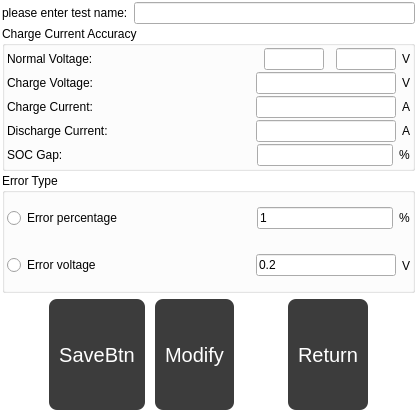
<?xml version="1.0" encoding="UTF-8"?>
<ui version="4.0">
 <class>VoltageAccuracyTestDialog</class>
 <widget class="QDialog" name="VoltageAccuracyTestDialog">
  <property name="geometry">
   <rect>
    <x>0</x>
    <y>0</y>
    <width>417</width>
    <height>416</height>
   </rect>
  </property>
  <property name="windowTitle">
   <string>VoltageAccuracyTestDialog</string>
  </property>
  <property name="windowIcon">
   <iconset resource="batteryplatform.qrc">
    <normaloff>:/res/res/battery.png</normaloff>:/res/res/battery.png</iconset>
  </property>
  <property name="styleSheet">
   <string notr="true">QPushButton {
	
	background-color: rgb(60, 60, 60);
    border-radius: 8px;
    padding: 10px 10px;
    text-align: center;
    text-decoration: none;
    font-size: 20px;
    margin: 4px 2px;
    color: white;
}
QPushButton:hover {   
	
	background-color: rgb(0, 0, 0);
}
QPushButton:pressed {
    padding-left:13px;
    /*上内边距为3像素，让按下时字向下移动3像素*/  
    padding-top:13px;
}
QDialog#VoltageAccuracyTestDialog{	
	background-color: rgb(255, 255, 255);
}</string>
  </property>
  <layout class="QVBoxLayout" name="verticalLayout_2">
   <property name="spacing">
    <number>2</number>
   </property>
   <property name="leftMargin">
    <number>2</number>
   </property>
   <property name="topMargin">
    <number>2</number>
   </property>
   <property name="rightMargin">
    <number>2</number>
   </property>
   <property name="bottomMargin">
    <number>2</number>
   </property>
   <item>
    <layout class="QHBoxLayout" name="horizontalLayout_4">
     <item>
      <widget class="QLabel" name="label_2">
       <property name="sizePolicy">
        <sizepolicy hsizetype="Preferred" vsizetype="Fixed">
         <horstretch>0</horstretch>
         <verstretch>0</verstretch>
        </sizepolicy>
       </property>
       <property name="styleSheet">
        <string notr="true">font: 12pt &quot;微软雅黑&quot;;</string>
       </property>
       <property name="text">
        <string>please enter test name:</string>
       </property>
      </widget>
     </item>
     <item>
      <widget class="QLineEdit" name="lineEdit_testname">
       <property name="styleSheet">
        <string notr="true">font: 12pt &quot;微软雅黑&quot;;</string>
       </property>
       <property name="text">
        <string/>
       </property>
      </widget>
     </item>
    </layout>
   </item>
   <item>
    <widget class="QGroupBox" name="groupBox_4">
     <property name="styleSheet">
      <string notr="true">font: 12pt &quot;微软雅黑&quot;;</string>
     </property>
     <property name="title">
      <string>Charge Current Accuracy</string>
     </property>
     <layout class="QVBoxLayout" name="verticalLayout_3">
      <property name="spacing">
       <number>2</number>
      </property>
      <property name="leftMargin">
       <number>2</number>
      </property>
      <property name="topMargin">
       <number>2</number>
      </property>
      <property name="rightMargin">
       <number>2</number>
      </property>
      <property name="bottomMargin">
       <number>2</number>
      </property>
      <item>
       <layout class="QHBoxLayout" name="horizontalLayout_25">
        <item>
         <widget class="QLabel" name="label_6">
          <property name="text">
           <string>Normal Voltage:</string>
          </property>
         </widget>
        </item>
        <item>
         <widget class="QLineEdit" name="lineEdit_min_voltage">
          <property name="sizePolicy">
           <sizepolicy hsizetype="Expanding" vsizetype="Fixed">
            <horstretch>0</horstretch>
            <verstretch>0</verstretch>
           </sizepolicy>
          </property>
          <property name="minimumSize">
           <size>
            <width>60</width>
            <height>0</height>
           </size>
          </property>
          <property name="maximumSize">
           <size>
            <width>60</width>
            <height>16777215</height>
           </size>
          </property>
          <property name="inputMask">
           <string/>
          </property>
          <property name="placeholderText">
           <string/>
          </property>
         </widget>
        </item>
        <item>
         <spacer name="horizontalSpacer_4">
          <property name="orientation">
           <enum>Qt::Horizontal</enum>
          </property>
          <property name="sizeType">
           <enum>QSizePolicy::Fixed</enum>
          </property>
          <property name="sizeHint" stdset="0">
           <size>
            <width>6</width>
            <height>20</height>
           </size>
          </property>
         </spacer>
        </item>
        <item>
         <widget class="QLineEdit" name="lineEdit_max_voltage">
          <property name="sizePolicy">
           <sizepolicy hsizetype="Expanding" vsizetype="Fixed">
            <horstretch>0</horstretch>
            <verstretch>0</verstretch>
           </sizepolicy>
          </property>
          <property name="minimumSize">
           <size>
            <width>60</width>
            <height>0</height>
           </size>
          </property>
          <property name="maximumSize">
           <size>
            <width>60</width>
            <height>16777215</height>
           </size>
          </property>
          <property name="inputMask">
           <string/>
          </property>
          <property name="placeholderText">
           <string/>
          </property>
         </widget>
        </item>
        <item>
         <widget class="QLabel" name="label_23">
          <property name="sizePolicy">
           <sizepolicy hsizetype="Fixed" vsizetype="Preferred">
            <horstretch>0</horstretch>
            <verstretch>0</verstretch>
           </sizepolicy>
          </property>
          <property name="text">
           <string>V</string>
          </property>
         </widget>
        </item>
       </layout>
      </item>
      <item>
       <layout class="QHBoxLayout" name="horizontalLayout_22">
        <item>
         <widget class="QLabel" name="label_3">
          <property name="text">
           <string>Charge Voltage:</string>
          </property>
         </widget>
        </item>
        <item>
         <widget class="QLineEdit" name="lineEdit_voltage">
          <property name="sizePolicy">
           <sizepolicy hsizetype="Expanding" vsizetype="Fixed">
            <horstretch>0</horstretch>
            <verstretch>0</verstretch>
           </sizepolicy>
          </property>
          <property name="minimumSize">
           <size>
            <width>140</width>
            <height>0</height>
           </size>
          </property>
          <property name="maximumSize">
           <size>
            <width>140</width>
            <height>16777215</height>
           </size>
          </property>
          <property name="inputMask">
           <string/>
          </property>
          <property name="placeholderText">
           <string/>
          </property>
         </widget>
        </item>
        <item>
         <widget class="QLabel" name="label_18">
          <property name="sizePolicy">
           <sizepolicy hsizetype="Fixed" vsizetype="Preferred">
            <horstretch>0</horstretch>
            <verstretch>0</verstretch>
           </sizepolicy>
          </property>
          <property name="text">
           <string>V</string>
          </property>
         </widget>
        </item>
       </layout>
      </item>
      <item>
       <layout class="QHBoxLayout" name="horizontalLayout_23">
        <item>
         <widget class="QLabel" name="label_4">
          <property name="text">
           <string>Charge Current:</string>
          </property>
         </widget>
        </item>
        <item>
         <widget class="QLineEdit" name="lineEdit_charge_current">
          <property name="sizePolicy">
           <sizepolicy hsizetype="Expanding" vsizetype="Fixed">
            <horstretch>0</horstretch>
            <verstretch>0</verstretch>
           </sizepolicy>
          </property>
          <property name="minimumSize">
           <size>
            <width>140</width>
            <height>0</height>
           </size>
          </property>
          <property name="maximumSize">
           <size>
            <width>140</width>
            <height>16777215</height>
           </size>
          </property>
          <property name="inputMask">
           <string/>
          </property>
          <property name="placeholderText">
           <string/>
          </property>
         </widget>
        </item>
        <item>
         <widget class="QLabel" name="label_19">
          <property name="sizePolicy">
           <sizepolicy hsizetype="Fixed" vsizetype="Preferred">
            <horstretch>0</horstretch>
            <verstretch>0</verstretch>
           </sizepolicy>
          </property>
          <property name="text">
           <string>A</string>
          </property>
         </widget>
        </item>
       </layout>
      </item>
      <item>
       <layout class="QHBoxLayout" name="horizontalLayout_24">
        <item>
         <widget class="QLabel" name="label_5">
          <property name="text">
           <string>Discharge Current:</string>
          </property>
         </widget>
        </item>
        <item>
         <widget class="QLineEdit" name="lineEdit_discharge_current">
          <property name="sizePolicy">
           <sizepolicy hsizetype="Expanding" vsizetype="Fixed">
            <horstretch>0</horstretch>
            <verstretch>0</verstretch>
           </sizepolicy>
          </property>
          <property name="minimumSize">
           <size>
            <width>140</width>
            <height>0</height>
           </size>
          </property>
          <property name="maximumSize">
           <size>
            <width>140</width>
            <height>16777215</height>
           </size>
          </property>
          <property name="inputMask">
           <string/>
          </property>
          <property name="placeholderText">
           <string/>
          </property>
         </widget>
        </item>
        <item>
         <widget class="QLabel" name="label_22">
          <property name="sizePolicy">
           <sizepolicy hsizetype="Fixed" vsizetype="Preferred">
            <horstretch>0</horstretch>
            <verstretch>0</verstretch>
           </sizepolicy>
          </property>
          <property name="text">
           <string>A</string>
          </property>
         </widget>
        </item>
       </layout>
      </item>
      <item>
       <layout class="QHBoxLayout" name="horizontalLayout_5">
        <item>
         <widget class="QLabel" name="label_16">
          <property name="text">
           <string>SOC Gap:</string>
          </property>
         </widget>
        </item>
        <item>
         <widget class="QLineEdit" name="lineEdit_soc_gap">
          <property name="sizePolicy">
           <sizepolicy hsizetype="Expanding" vsizetype="Fixed">
            <horstretch>0</horstretch>
            <verstretch>0</verstretch>
           </sizepolicy>
          </property>
          <property name="minimumSize">
           <size>
            <width>136</width>
            <height>0</height>
           </size>
          </property>
          <property name="maximumSize">
           <size>
            <width>136</width>
            <height>16777215</height>
           </size>
          </property>
          <property name="placeholderText">
           <string/>
          </property>
         </widget>
        </item>
        <item>
         <widget class="QLabel" name="label_17">
          <property name="sizePolicy">
           <sizepolicy hsizetype="Fixed" vsizetype="Preferred">
            <horstretch>0</horstretch>
            <verstretch>0</verstretch>
           </sizepolicy>
          </property>
          <property name="text">
           <string>%</string>
          </property>
         </widget>
        </item>
       </layout>
      </item>
     </layout>
    </widget>
   </item>
   <item>
    <widget class="QGroupBox" name="groupBox">
     <property name="styleSheet">
      <string notr="true">font: 12pt &quot;微软雅黑&quot;;</string>
     </property>
     <property name="title">
      <string>Error Type</string>
     </property>
     <layout class="QVBoxLayout" name="verticalLayout">
      <property name="spacing">
       <number>2</number>
      </property>
      <property name="leftMargin">
       <number>2</number>
      </property>
      <property name="topMargin">
       <number>2</number>
      </property>
      <property name="rightMargin">
       <number>2</number>
      </property>
      <property name="bottomMargin">
       <number>2</number>
      </property>
      <item>
       <layout class="QHBoxLayout" name="horizontalLayout">
        <item>
         <widget class="QRadioButton" name="radioButton_error_percentage">
          <property name="text">
           <string>Error percentage</string>
          </property>
         </widget>
        </item>
        <item>
         <widget class="QLineEdit" name="lineEdit_error_percentage">
          <property name="minimumSize">
           <size>
            <width>136</width>
            <height>0</height>
           </size>
          </property>
          <property name="maximumSize">
           <size>
            <width>136</width>
            <height>16777215</height>
           </size>
          </property>
          <property name="text">
           <string>1</string>
          </property>
         </widget>
        </item>
        <item>
         <widget class="QLabel" name="label_21">
          <property name="sizePolicy">
           <sizepolicy hsizetype="Fixed" vsizetype="Preferred">
            <horstretch>0</horstretch>
            <verstretch>0</verstretch>
           </sizepolicy>
          </property>
          <property name="text">
           <string>%</string>
          </property>
         </widget>
        </item>
       </layout>
      </item>
      <item>
       <layout class="QHBoxLayout" name="horizontalLayout_2">
        <item>
         <widget class="QRadioButton" name="radioButton_error_voltage">
          <property name="text">
           <string>Error voltage</string>
          </property>
         </widget>
        </item>
        <item>
         <widget class="QLineEdit" name="lineEdit_error_voltage">
          <property name="minimumSize">
           <size>
            <width>140</width>
            <height>0</height>
           </size>
          </property>
          <property name="maximumSize">
           <size>
            <width>140</width>
            <height>16777215</height>
           </size>
          </property>
          <property name="text">
           <string>0.2</string>
          </property>
         </widget>
        </item>
        <item>
         <widget class="QLabel" name="label_20">
          <property name="sizePolicy">
           <sizepolicy hsizetype="Fixed" vsizetype="Preferred">
            <horstretch>0</horstretch>
            <verstretch>0</verstretch>
           </sizepolicy>
          </property>
          <property name="text">
           <string>V</string>
          </property>
         </widget>
        </item>
       </layout>
      </item>
     </layout>
    </widget>
   </item>
   <item>
    <layout class="QHBoxLayout" name="horizontalLayout_3">
     <item>
      <spacer name="horizontalSpacer">
       <property name="orientation">
        <enum>Qt::Horizontal</enum>
       </property>
       <property name="sizeHint" stdset="0">
        <size>
         <width>40</width>
         <height>20</height>
        </size>
       </property>
      </spacer>
     </item>
     <item>
      <widget class="QPushButton" name="SaveBtn">
       <property name="sizePolicy">
        <sizepolicy hsizetype="Preferred" vsizetype="Preferred">
         <horstretch>0</horstretch>
         <verstretch>0</verstretch>
        </sizepolicy>
       </property>
       <property name="minimumSize">
        <size>
         <width>0</width>
         <height>0</height>
        </size>
       </property>
       <property name="maximumSize">
        <size>
         <width>16777215</width>
         <height>16777215</height>
        </size>
       </property>
       <property name="text">
        <string>SaveBtn</string>
       </property>
      </widget>
     </item>
     <item>
      <widget class="QPushButton" name="ModifyBtn">
       <property name="sizePolicy">
        <sizepolicy hsizetype="Preferred" vsizetype="Preferred">
         <horstretch>0</horstretch>
         <verstretch>0</verstretch>
        </sizepolicy>
       </property>
       <property name="minimumSize">
        <size>
         <width>0</width>
         <height>0</height>
        </size>
       </property>
       <property name="maximumSize">
        <size>
         <width>16777215</width>
         <height>16777215</height>
        </size>
       </property>
       <property name="text">
        <string>Modify</string>
       </property>
      </widget>
     </item>
     <item>
      <spacer name="horizontalSpacer_2">
       <property name="orientation">
        <enum>Qt::Horizontal</enum>
       </property>
       <property name="sizeHint" stdset="0">
        <size>
         <width>40</width>
         <height>20</height>
        </size>
       </property>
      </spacer>
     </item>
     <item>
      <widget class="QPushButton" name="ReturnBtn">
       <property name="sizePolicy">
        <sizepolicy hsizetype="Preferred" vsizetype="Preferred">
         <horstretch>0</horstretch>
         <verstretch>0</verstretch>
        </sizepolicy>
       </property>
       <property name="minimumSize">
        <size>
         <width>0</width>
         <height>0</height>
        </size>
       </property>
       <property name="maximumSize">
        <size>
         <width>16777215</width>
         <height>16777215</height>
        </size>
       </property>
       <property name="text">
        <string>Return</string>
       </property>
      </widget>
     </item>
     <item>
      <spacer name="horizontalSpacer_3">
       <property name="orientation">
        <enum>Qt::Horizontal</enum>
       </property>
       <property name="sizeHint" stdset="0">
        <size>
         <width>40</width>
         <height>20</height>
        </size>
       </property>
      </spacer>
     </item>
    </layout>
   </item>
  </layout>
 </widget>
 <layoutdefault spacing="6" margin="11"/>
 <resources>
  <include location="batteryplatform.qrc"/>
 </resources>
 <connections/>
</ui>
